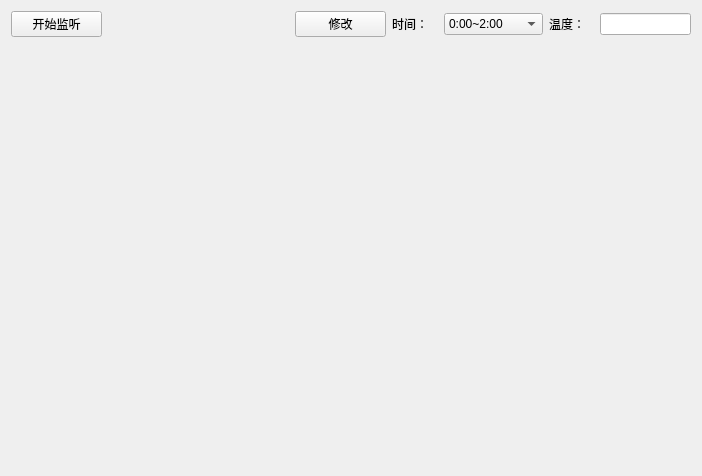
<?xml version="1.0" encoding="UTF-8"?>
<ui version="4.0">
 <class>Chart</class>
 <widget class="QWidget" name="Chart">
  <property name="geometry">
   <rect>
    <x>0</x>
    <y>0</y>
    <width>702</width>
    <height>476</height>
   </rect>
  </property>
  <property name="windowTitle">
   <string>添加温度数据</string>
  </property>
  <layout class="QVBoxLayout" name="verticalLayout" stretch="1,11">
   <item>
    <layout class="QHBoxLayout" name="horizontalLayout" stretch="2,4,2,1,2,1,2">
     <item>
      <widget class="QPushButton" name="pushButton_listen">
       <property name="text">
        <string>开始监听</string>
       </property>
      </widget>
     </item>
     <item>
      <widget class="QLabel" name="label_listen">
       <property name="text">
        <string/>
       </property>
      </widget>
     </item>
     <item>
      <widget class="QPushButton" name="pushButton_insert">
       <property name="text">
        <string>修改</string>
       </property>
      </widget>
     </item>
     <item>
      <widget class="QLabel" name="label">
       <property name="text">
        <string>时间：</string>
       </property>
      </widget>
     </item>
     <item>
      <widget class="QComboBox" name="comboBox_time">
       <item>
        <property name="text">
         <string>0:00~2:00</string>
        </property>
       </item>
       <item>
        <property name="text">
         <string>2:00~4:00</string>
        </property>
       </item>
       <item>
        <property name="text">
         <string>4:00~6:00</string>
        </property>
       </item>
       <item>
        <property name="text">
         <string>6:00~8:00</string>
        </property>
       </item>
       <item>
        <property name="text">
         <string>8:00~10:00</string>
        </property>
       </item>
       <item>
        <property name="text">
         <string>10:00~12:00</string>
        </property>
       </item>
       <item>
        <property name="text">
         <string>12:00~14:00</string>
        </property>
       </item>
       <item>
        <property name="text">
         <string>14:00~16:00</string>
        </property>
       </item>
       <item>
        <property name="text">
         <string>16:00~18:00</string>
        </property>
       </item>
       <item>
        <property name="text">
         <string>18:00~20:00</string>
        </property>
       </item>
       <item>
        <property name="text">
         <string>20:00~22:00</string>
        </property>
       </item>
       <item>
        <property name="text">
         <string>22:00~24:00</string>
        </property>
       </item>
      </widget>
     </item>
     <item>
      <widget class="QLabel" name="label_2">
       <property name="text">
        <string>温度：</string>
       </property>
      </widget>
     </item>
     <item>
      <widget class="QLineEdit" name="lineEdit"/>
     </item>
    </layout>
   </item>
   <item>
    <widget class="QChartView" name="widget" native="true"/>
   </item>
  </layout>
 </widget>
 <customwidgets>
  <customwidget>
   <class>QChartView</class>
   <extends>QWidget</extends>
   <header>qchartview.h</header>
   <container>1</container>
  </customwidget>
 </customwidgets>
 <resources/>
 <connections/>
</ui>
